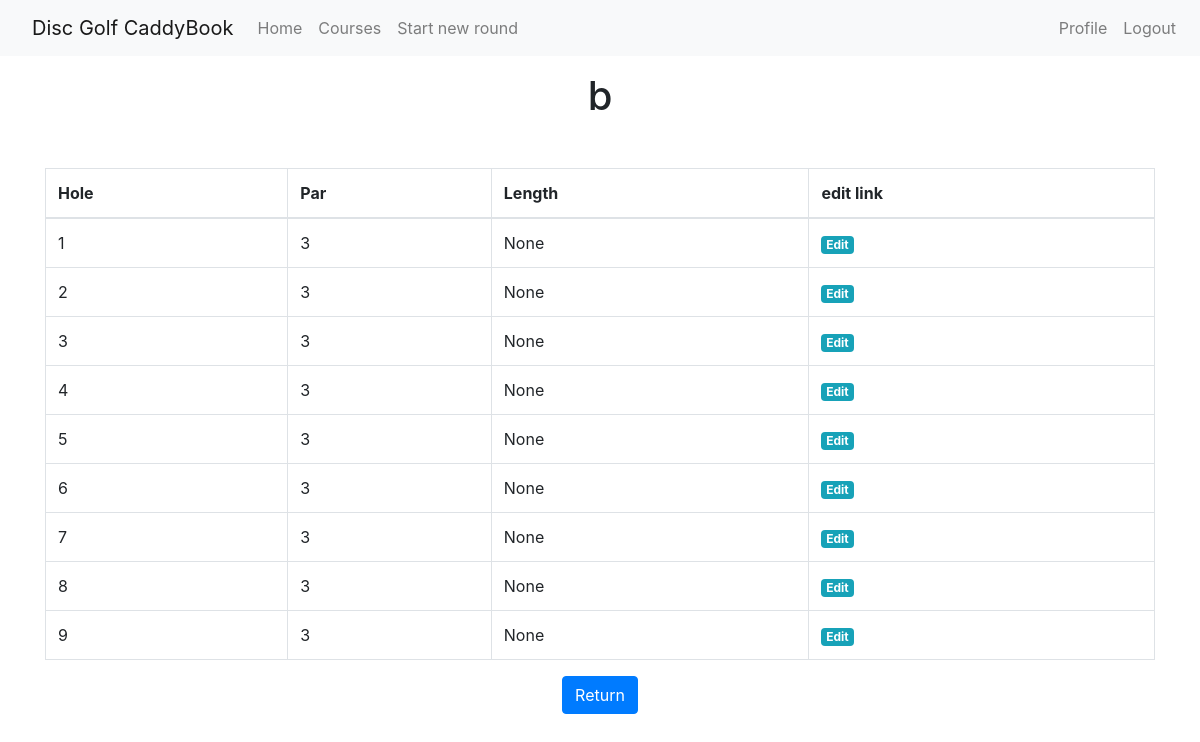
Screenshot of /course/b (signed in) with the database file from the repository.
### app/models.py (models this page shows, shortened)
class Course(db.Model):
    id = db.Column(db.Integer, primary_key=True)
    coursename = db.Column(db.String(64), index=True, unique=True)
    courseholes = db.Column(db.Integer)
    courselocation = db.Column(db.String(64))
    rounds = db.relationship('Round', backref='course', lazy='dynamic')
    holes = db.relationship('Hole', backref='course', lazy='dynamic')

class Hole(db.Model):
    __tablename__ = 'course_hole'
    __table_args__ = (
        db.UniqueConstraint('holenum', 'holecourse_id'),
    )
    id = db.Column(db.Integer, primary_key=True)
    holenum = db.Column(db.Integer, index=True)
    holepar = db.Column(db.Integer)
    holelength = db.Column(db.Integer)
    holecourse_id = db.Column(db.Integer, db.ForeignKey('course.id'))

### app/routes.py (the view)
@app.route('/course/<coursename>')
@login_required
def course(coursename):
    course = Course.query.filter_by(coursename=coursename).first_or_404()
    holes = Hole.query.filter_by(holecourse_id=course.id)
    return render_template('course.html', course=course, holes=holes)

### app/models.py (called while the page is built)
@login.user_loader
def load_user(id):
    return User.query.get(int(id))

### app/templates/course.html
{% extends "base.html" %}
{% block content %}
<div class="container my-3">
    <h1 class="text-center">{{course.coursename}}</h1>
</div>
<div class="container my-5">
    <table class="table table-bordered">
        <thead>
            <tr>
                <th scope="col">Hole</th>
                <th scope="col">Par</th>
                <th scope="col">Length</th>
                <th scope="col">edit link</th>
            </tr>
        </thead>
        <tbody>
            {% for hole in holes %}
            <tr>
                <td>{{hole.holenum}}</td>
                <td>{{hole.holepar}}</td>
                <td>{{hole.holelength}}</td>
                <td><a class="badge badge-info" href="{{ url_for('edithole', coursename=course.coursename, holenum=hole.holenum) }}">Edit</a></td>
            </tr>
            {% endfor %}
        </tbody>
    </table>
    <div class="d-flex justify-content-center">
        <a class="btn btn-primary" href="{{ url_for('courses') }}" role="button">Return</a>
    </div>
</div>
{% endblock %}

### app/templates/base.html (style rules this page uses)
html, body { height: 100%; }

### rows the page displays
Course: coursename "b"
Hole: holenum "1", holepar "3", holelength "None"
Hole: holenum "2", holepar "3", holelength "None"
Hole: holenum "3", holepar "3", holelength "None"
Hole: holenum "4", holepar "3", holelength "None"
Hole: holenum "5", holepar "3", holelength "None"
Hole: holenum "6", holepar "3", holelength "None"
Hole: holenum "7", holepar "3", holelength "None"
Hole: holenum "8", holepar "3", holelength "None"
Hole: holenum "9", holepar "3", holelength "None"
